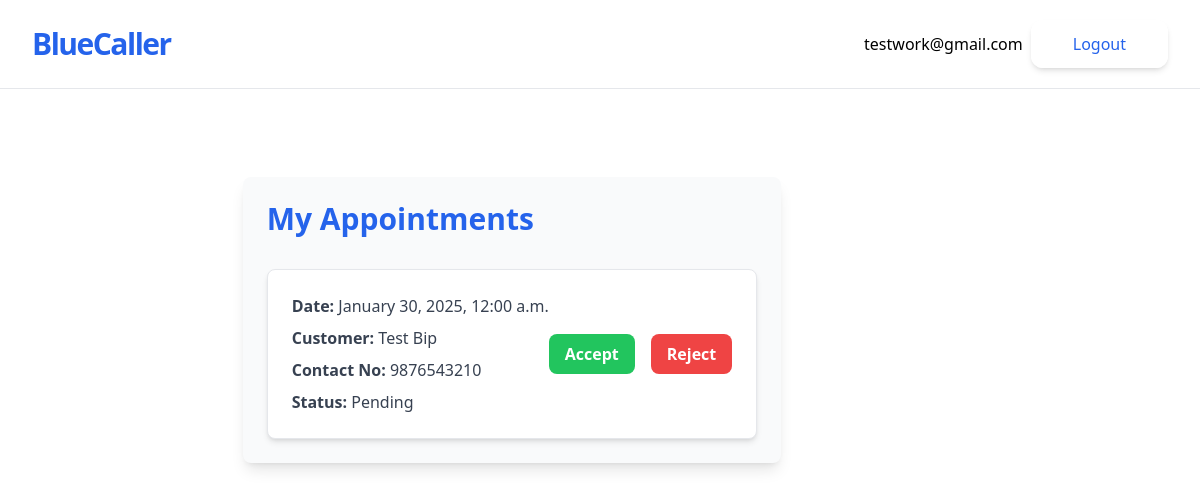
Before: /get-started/ (signed in) with the older database file.
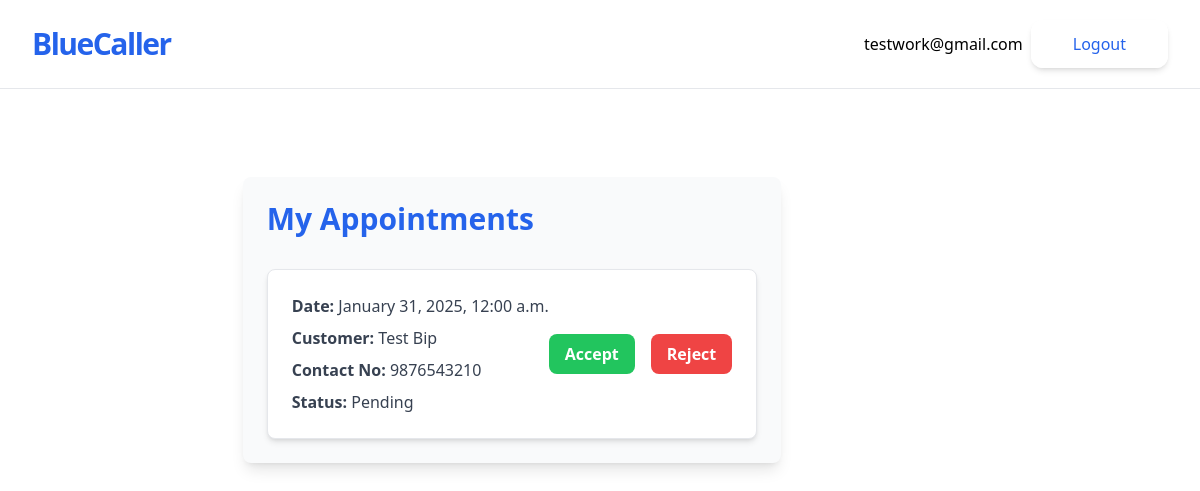
After: the same page with the newer database file.
### jobs/models.py (models this page shows, shortened)
class Appointment(models.Model):
    STATUS_CHOICES = [
        ('pending', 'Pending'),
        ('accepted', 'Accepted'),
        ('rejected', 'Rejected'),
        ('completed', 'Completed'),
    ]
    customer = models.ForeignKey(Customer, on_delete=models.CASCADE, related_name='customer_appointments')
    worker = models.ForeignKey(Worker, on_delete=models.CASCADE, related_name='worker_appointments')
    appointment_date = models.DateTimeField(null=True, blank=True)
    status = models.CharField(max_length=10, choices=STATUS_CHOICES, default='pending')
    reason = models.TextField(blank=True, null=True)

class Customer(models.Model):
    owner=models.OneToOneField(User,on_delete=models.CASCADE)
    name=models.CharField(max_length=50)
    phone_number=models.CharField(max_length=10, unique=True)
    profile_pic=models.ImageField(upload_to="profiles/", blank=True)
    latitude = models.CharField(max_length=20,null=True,blank=True)
    longitude = models.CharField(max_length=20,null=True,blank=True)

### jobs/views.py (the view, shortened to what this page needs)
# urls.py: path('get-started/', WorkerListView.as_view(), name='worker-list'),
class WorkerListView(ListView):
    model = Worker
    template_name = 'worker_list.html'
    def get_queryset(self):
        query = self.request.GET.get('q')  # Search query
        filter_param = self.request.GET.get('filter')  # Filter parameter
        queryset = Worker.objects.all()
        if query:
            queryset = queryset.filter(tagline__icontains=query)
        if filter_param == 'rating':
            queryset = queryset.annotate(avg_rating=Avg('workerrating__rating')).order_by('-avg_rating')
        return queryset
    def get_context_data(self, **kwargs):
        context = super().get_context_data(**kwargs)
        query = self.request.GET.get('q')
        context['q'] = query
        if hasattr(self.request.user, 'worker'):
            appointments = Appointment.objects.filter(worker=self.request.user.worker).select_related('customer')
            context['appointments'] = appointments
        workers = context.get('worker_list', self.get_queryset())  # Use get_queryset as fallback
        for worker in workers:
            average_rating = WorkerRating.objects.filter(appointment__worker=worker).aggregate(Avg('average_rating'))['average_rating__avg']
            worker.average_rating = round(average_rating, 1) if average_rating else 0  # Default to 0 if no ratings exist
            total_ratings = WorkerRating.objects.filter(appointment__worker=worker).count()
            worker.total_ratings = total_ratings  # Pass the total number of ratings to the template
            full_stars = int(worker.average_rating)
            half_star = 1 if worker.average_rating % 1 >= 0.5 else 0
            empty_stars = 5 - (full_stars + half_star)
            worker.full_stars = [1] * full_stars  # List of full stars
            worker.half_star = [1] * half_star  # List for half star (1 or 0)
            worker.empty_stars = [1] * empty_stars  # List of empty stars
        context['worker_list'] = workers  # Ensure worker_list is added explicitly
        return context

### jobs/templates/jobs/worker_list.html (shortened to what this page needs)
{% extends 'jobs/_base.html' %}
{% load distance %}
{% block content %}
<script src="https://cdn.tailwindcss.com"></script>
<div class="flex items-center justify-between mb-12">
    {% if user.is_authenticated %}
    <div class="flex space-x-6 justify-between w-full">
        {% if user.worker.name %}
        <div class="max-w-7xl mx-auto my-10 p-6 bg-gray-50 shadow-lg rounded-lg">
            <h2 class="text-3xl font-bold text-blue-600 mb-8">My Appointments</h2>
            {% if appointments %}
            <ul class="space-y-6">
                {% for appointment in appointments %}
                <li class="p-6 border rounded-lg bg-white shadow-md hover:bg-gray-100 transition duration-300">
                    <div class="flex flex-col md:flex-row justify-between items-start md:items-center">
                        <div class="text-gray-700 space-y-2">
                            <p>
                                <span class="font-semibold">Date:</span>
                                {{ appointment.appointment_date|date:"F j, Y, g:i a" }}
                            </p>
                            <p>
                                <span class="font-semibold">Customer:</span>
                                {{ appointment.customer.name }}
                            </p>
                            <p>
                                <span class="font-semibold">Contact No:</span>
                                {{ appointment.customer.phone_number }}
                            </p>
                            <p>
                                <span class="font-semibold">Status:</span>
                                {{ appointment.status|title }}
                            </p>
                        </div>
                        <div class="mt-4 md:mt-0 flex space-x-4">
                            {% if appointment.status == 'pending' %}
                            <form action="{% url 'accept_appointment' appointment.id %}" method="post">
                                <button type="submit"
                                        class="px-4 py-2 bg-green-500 text-white font-semibold rounded-lg hover:bg-green-600 transition">
                                    Accept
                                </button>
                            </form>
                            <form action="{% url 'reject_appointment' appointment.id %}" method="post">
                                <button type="submit"
                                        class="px-4 py-2 bg-red-500 text-white font-semibold rounded-lg hover:bg-red-600 transition">
                                    Reject
                                </button>
                            </form>
                            {% endif %}
                        </div>
                    </div>
                </li>
                {% endfor %}
            </ul>
            {% else %}
            <p class="text-gray-500 text-center">You currently have no appointments.</p>
            {% endif %}
        </div>
        {% endif %}
    </div>
    {% endif %}
</div>
{% endblock content %}

Changed rows visible on the page:
removed Appointment: appointment_date "January 30, 2025, 12:00 a.m.", customer.name "Test Bip", customer.phone_number "9876543210", status "Pending", shows "Accept"
added Appointment: appointment_date "January 31, 2025, 12:00 a.m.", customer.name "Test Bip", customer.phone_number "9876543210", status "Pending", shows "Accept"
